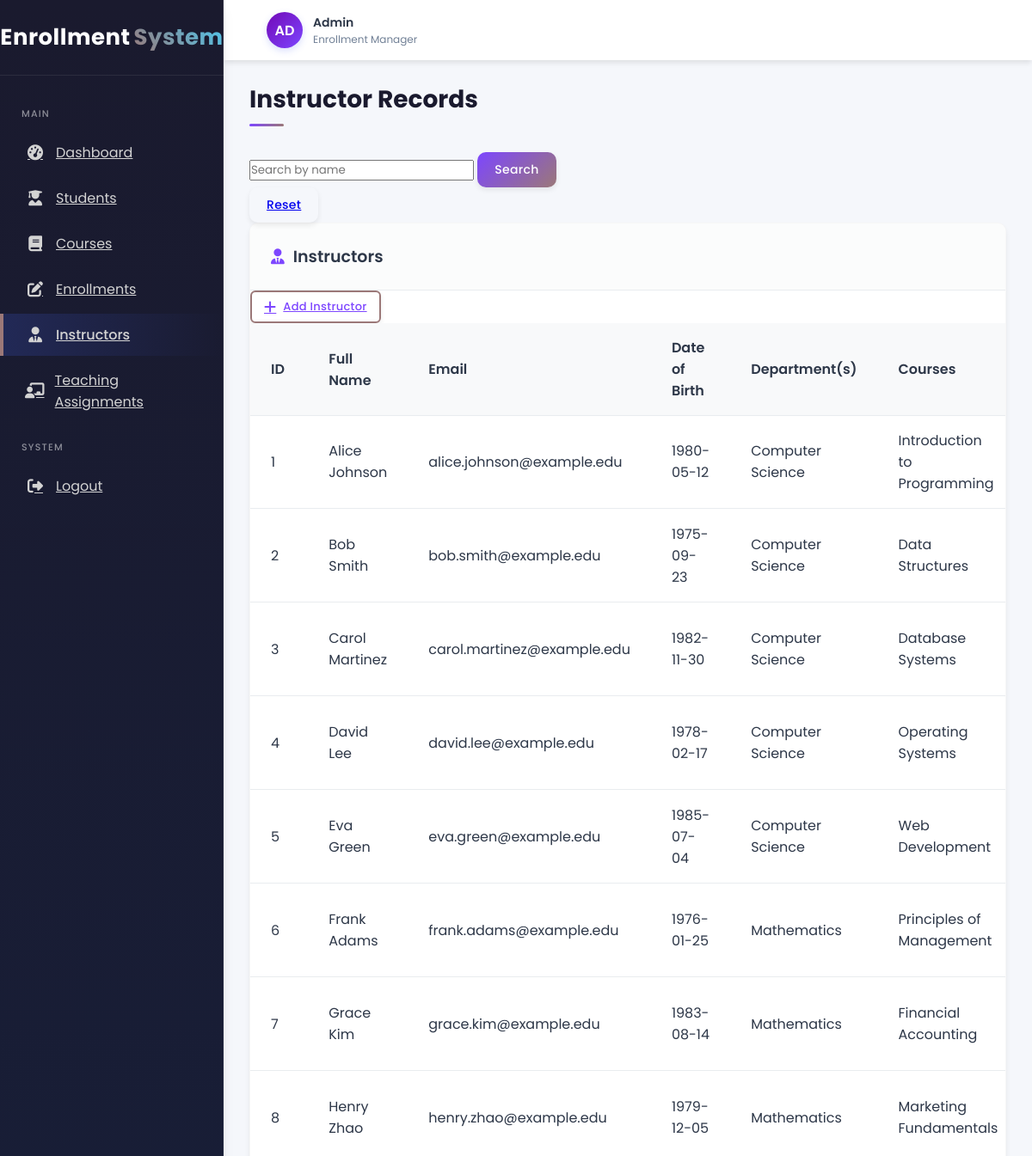
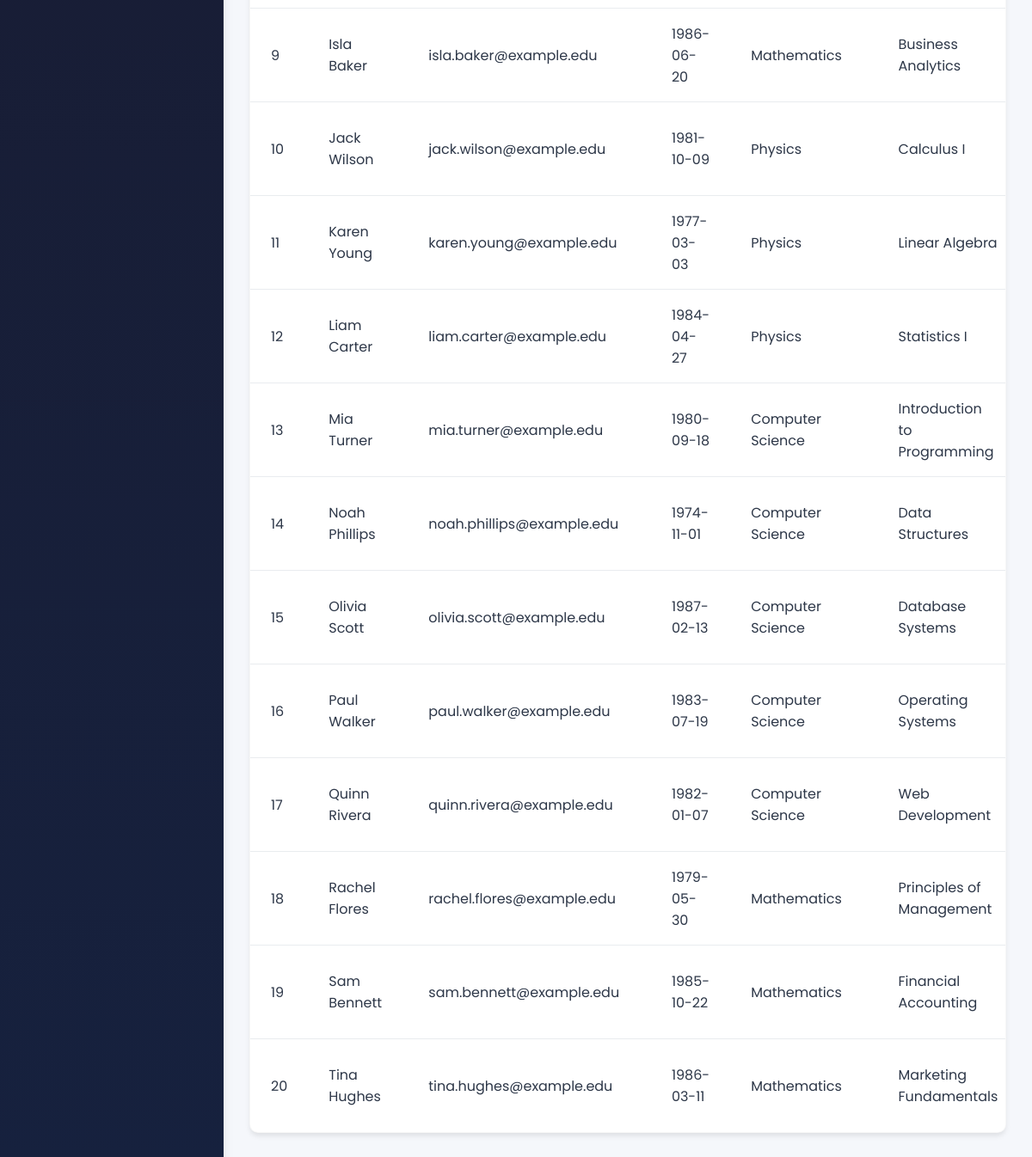
Page /instructor.php on the committed database (2 pictures, top to bottom).
### tables this page shows
CREATE TABLE `tbl_instructor` (
  `instructor_id` int(10) NOT NULL,
  `instructor_fullname` varchar(50) NOT NULL,
  `instructor_email` varchar(50) NOT NULL,
  `instructor_DOB` date NOT NULL
);

### instructor.php (the view, shortened to what this page needs)
<?php
include("db.php");
$search = isset($_GET['search']) ? mysqli_real_escape_string($con, $_GET['search']) : '';
$query = "
    SELECT
        i.instructor_id,
        i.instructor_fullname,
        i.instructor_email,
        i.instructor_DOB,
        GROUP_CONCAT(DISTINCT c.course_name ORDER BY c.course_name SEPARATOR ', ') AS courses,
        GROUP_CONCAT(DISTINCT d.department_name ORDER BY d.department_name SEPARATOR ', ') AS departments
    FROM tbl_instructor i
    LEFT JOIN tbl_teaching_assignment ta ON i.instructor_id = ta.instructor_id
    LEFT JOIN tbl_course c ON ta.course_id = c.course_id
    LEFT JOIN tbl_department d ON c.department_id = d.department_id
    WHERE i.instructor_fullname LIKE '%$search%'
    GROUP BY i.instructor_id
    ORDER BY i.instructor_fullname ASC
";
$result = mysqli_query($con, $query);
?>
<!DOCTYPE html>
<html lang="en">
<head>
  <link rel="stylesheet" href="dashboard.css" />
  <link rel="stylesheet" href="https://cdnjs.cloudflare.com/ajax/libs/font-awesome/6.4.2/css/all.min.css" />
</head>
<body>
<div class="container">
<div class="sidebar">
  <div class="logo">
    <h1>Enrollment<span>System</span></h1>
  </div>
  <div class="nav-menu">
    <div class="menu-heading">Main</div>
    <a href="dad.php" class="nav-item"><i class="fas fa-tachometer-alt"></i> Dashboard</a>
    <a href="students.php" class="nav-item"><i class="fas fa-user-graduate"></i> Students</a>
    <a href="course.php" class="nav-item"><i class="fas fa-book"></i> Courses</a>
    <a href="enrollment.php" class="nav-item"><i class="fas fa-edit"></i> Enrollments</a>
      <a href="instructor.php" class="nav-item active"><i class="fas fa-user-tie"></i> Instructors</a>
    <a href="teachingAssignment.php" class="nav-item"><i class="fas fa-chalkboard-teacher"></i> Teaching Assignments</a>
    <div class="menu-heading">System</div>
    <a href="login.php" class="nav-item"><i class="fas fa-sign-out-alt"></i> Logout</a>
  </div>
</div>
<div class="header">
  <div class="header-actions">
    <div class="user-profile">
      <div class="profile-img">AD</div>
      <div class="user-info">
        <div class="user-name">Admin</div>
        <div class="user-role">Enrollment Manager</div>
      </div>
    </div>
  </div>
</div>
<div class="main-content">
  <div class="page-title">
    <div class="title">Instructor Records</div>
  </div>
  <form method="get" class="mb-3" style="max-width: 400px;">
    <div class="input-group">
      <input type="text" name="search" class="form-control" placeholder="Search by name" value="<?php echo htmlspecialchars($search); ?>">
      <button type="submit" class="btn btn-primary">Search</button>
      <a href="instructor.php" class="btn btn-secondary">Reset</a>
    </div>
  </form>
  <div class="table-card">
    <div class="card-title">
      <h3><i class="fas fa-user-tie"></i> Instructors</h3>
    </div>
    <a href="instructor_create.php" class="btn btn-outline btn-sm"><i class="fas fa-plus"></i> Add Instructor</a>
    <table class="data-table">
      <thead>
        <tr>
          <th>ID</th>
          <th>Full Name</th>
          <th>Email</th>
          <th>Date of Birth</th>
          <th>Department(s)</th>
          <th>Courses</th>
        </tr>
      </thead>
      <tbody>
      <?php if (mysqli_num_rows($result) > 0): ?>
        <?php while($row = mysqli_fetch_assoc($result)): ?>
          <tr>
            <td><?php echo $row['instructor_id']; ?></td>
            <td><?php echo $row['instructor_fullname']; ?></td>
            <td><?php echo $row['instructor_email']; ?></td>
            <td><?php echo $row['instructor_DOB']; ?></td>
            <td><?php echo $row['departments'] ?? 'N/A'; ?></td>
            <td><?php echo $row['courses'] ?? 'None'; ?></td>
          </tr>
        <?php endwhile; ?>
      <?php else: ?>
        <tr>
          <td colspan="7" class="text-center">No instructors found.</td>
        </tr>
      <?php endif; ?>
      </tbody>
    </table>
  </div>
</div>
</div>
</body>
</html>

### rows in the picture
tbl_instructor: instructor_id "1", instructor_fullname "Alice Johnson", instructor_email "alice.johnson@example.edu", instructor_DOB "1980-05-12", departments "Computer Science", courses "Introduction to Programming"
tbl_instructor: instructor_id "2", instructor_fullname "Bob Smith", instructor_email "bob.smith@example.edu", instructor_DOB "1975-09-23", departments "Computer Science", courses "Data Structures"
tbl_instructor: instructor_id "3", instructor_fullname "Carol Martinez", instructor_email "carol.martinez@example.edu", instructor_DOB "1982-11-30", departments "Computer Science", courses "Database Systems"
tbl_instructor: instructor_id "4", instructor_fullname "David Lee", instructor_email "david.lee@example.edu", instructor_DOB "1978-02-17", departments "Computer Science", courses "Operating Systems"
tbl_instructor: instructor_id "5", instructor_fullname "Eva Green", instructor_email "eva.green@example.edu", instructor_DOB "1985-07-04", departments "Computer Science", courses "Web Development"
tbl_instructor: instructor_id "6", instructor_fullname "Frank Adams", instructor_email "frank.adams@example.edu", instructor_DOB "1976-01-25", departments "Mathematics", courses "Principles of Management"
tbl_instructor: instructor_id "7", instructor_fullname "Grace Kim", instructor_email "grace.kim@example.edu", instructor_DOB "1983-08-14", departments "Mathematics", courses "Financial Accounting"
tbl_instructor: instructor_id "8", instructor_fullname "Henry Zhao", instructor_email "henry.zhao@example.edu", instructor_DOB "1979-12-05", departments "Mathematics", courses "Marketing Fundamentals"
tbl_instructor: instructor_id "9", instructor_fullname "Isla Baker", instructor_email "isla.baker@example.edu", instructor_DOB "1986-06-20", departments "Mathematics", courses "Business Analytics"
tbl_instructor: instructor_id "10", instructor_fullname "Jack Wilson", instructor_email "jack.wilson@example.edu", instructor_DOB "1981-10-09", departments "Physics", courses "Calculus I"
tbl_instructor: instructor_id "11", instructor_fullname "Karen Young", instructor_email "karen.young@example.edu", instructor_DOB "1977-03-03", departments "Physics", courses "Linear Algebra"
tbl_instructor: instructor_id "12", instructor_fullname "Liam Carter", instructor_email "liam.carter@example.edu", instructor_DOB "1984-04-27", departments "Physics", courses "Statistics I"
tbl_instructor: instructor_id "13", instructor_fullname "Mia Turner", instructor_email "mia.turner@example.edu", instructor_DOB "1980-09-18", departments "Computer Science", courses "Introduction to Programming"
tbl_instructor: instructor_id "14", instructor_fullname "Noah Phillips", instructor_email "noah.phillips@example.edu", instructor_DOB "1974-11-01", departments "Computer Science", courses "Data Structures"
tbl_instructor: instructor_id "15", instructor_fullname "Olivia Scott", instructor_email "olivia.scott@example.edu", instructor_DOB "1987-02-13", departments "Computer Science", courses "Database Systems"
tbl_instructor: instructor_id "16", instructor_fullname "Paul Walker", instructor_email "paul.walker@example.edu", instructor_DOB "1983-07-19", departments "Computer Science", courses "Operating Systems"
tbl_instructor: instructor_id "17", instructor_fullname "Quinn Rivera", instructor_email "quinn.rivera@example.edu", instructor_DOB "1982-01-07", departments "Computer Science", courses "Web Development"
tbl_instructor: instructor_id "18", instructor_fullname "Rachel Flores", instructor_email "rachel.flores@example.edu", instructor_DOB "1979-05-30", departments "Mathematics", courses "Principles of Management"
tbl_instructor: instructor_id "19", instructor_fullname "Sam Bennett", instructor_email "sam.bennett@example.edu", instructor_DOB "1985-10-22", departments "Mathematics", courses "Financial Accounting"
tbl_instructor: instructor_id "20", instructor_fullname "Tina Hughes", instructor_email "tina.hughes@example.edu", instructor_DOB "1986-03-11", departments "Mathematics", courses "Marketing Fundamentals"
